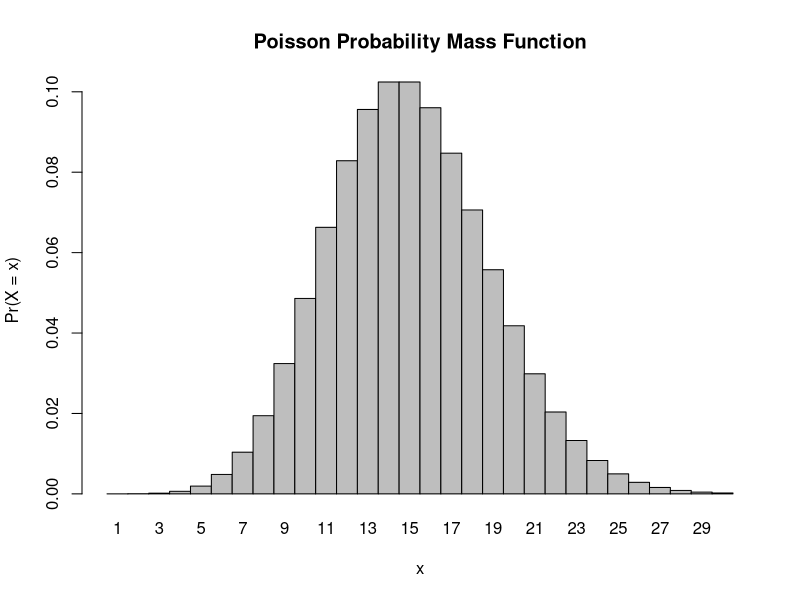
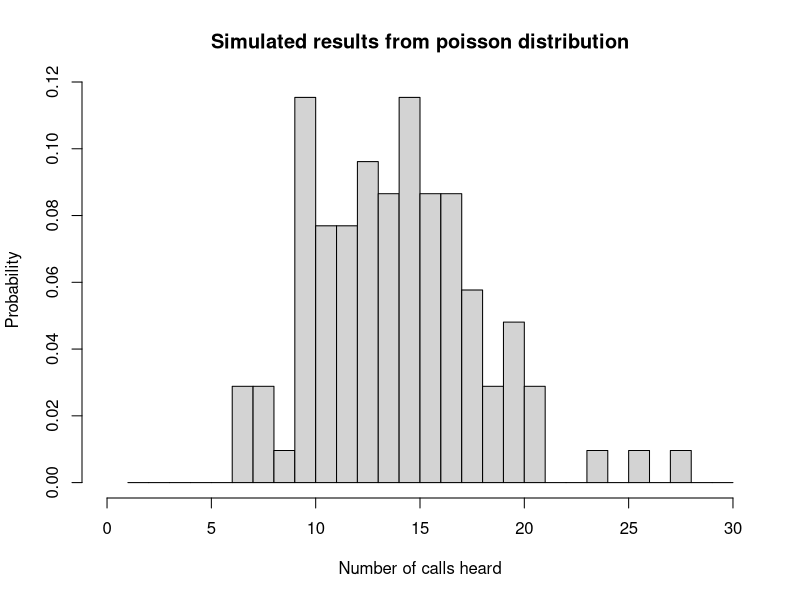

The R script that drew these images, in order:
## ---- chunk 1
ppois(q = 8, lambda = 15, lower.tail = F)
# lower.tail is set to FALSE because we want more than 8 calls (so 9 or higher)
## ---- chunk 2
ppois(q = 0, lambda = 15) 
# hearing up to and including 0 calls so i didn't set lower.tail to F like i did previously
## ---- chunk 3
dpois(x = 0, lambda = 15)
# same result, like reese said! 
## ---- chunk 4
dpois(x = 3, lambda = 15)
# reese mentioned that if i want to make this shorter, i can also use dpois(3, 15)
## ---- chunk 5
# assigning all values in range 0 ≤ x ≤ 30 to variable x
x <- 1:30 

# creating variable where i calculate dpois using previous info
massfunctionplot <- dpois(x = x, lambda = 15)

# making mass function plot, removing space between individual bars, making title and labeling axes
barplot(massfunctionplot, names.arg = x, space = 0, xlab = "x", ylab = "Pr(X = x)", 
        main = "Poisson Probability Mass Function")
## ---- chunk 6
# n = 104 because that's how many results we want to simulate, lambda = 15 as usual
simulate <- rpois(n = 104, lambda = 15)
simulate
## ---- chunk 7
hist(simulate, xlim = range(0:30), breaks = c(1:30), probability = TRUE, 
     main = "Simulated results from poisson distribution", 
     xlab = "Number of calls heard", ylab = "Probability")
